Frame 1 (no input): blank canvas, image omitted
Frame 60 (the mouse pressed at the canvas centre just before this capture): blank canvas, image omitted
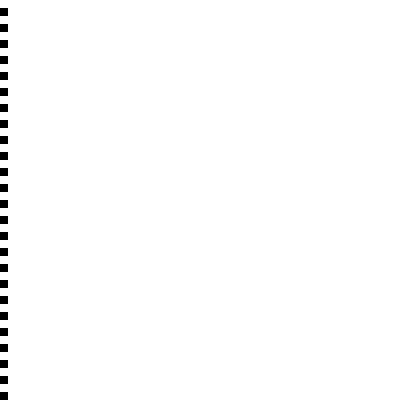
Frame 120 (the mouse held since frame 60 and released just before this capture)

The Processing sketch whose frames 1 and 60 were blank and that drew this single picture after the mouse press (run headless with seeded random() and noise(); from frame 60 on, the mouse is pressed at the canvas centre):

// Processing sketch: myconway3
// ── myconway3.pde
//I merge your kernel convolution G sketch into this Conway.
//when you click and hold on the lower righr corner, you will find a little red square on your mouse
//patterns composed by pixels will be genertate and it will swipe over the canvas diagonally
//move and hold the mouse around the area of the lower right, 
//you will get different effects.
//PS.I dont quite understand this. I mess it up a lot...

PImage c[] = new PImage[2]; // input image
color[] p = new color[9];
float x_amp = 1.0;
float y_amp = 1.0;

float[] gx_kernel = {
 -1, 0, 1, -1, 0, 1, -6, 4, 6
 };
 float[] gy_kernel = {
 1, 2, 1, 0, 0, 0, -1, -2, -1
 };
 
int w, h; // width and height
int i, j; // counter variables


int which = 0; // which image are we working on

// 9 pixels for the neighborhood (p4 is center):
//  p0  p1  p2
//  p3 *p4* p5
//  p6  p7  p8


void setup()
{
  size(400, 400); // make the screen square
  noSmooth(); // turn off image and shape interpolation

  // create two blank images to work with for the game
  c[0] = createImage(50, 50, RGB);
  c[1] = createImage(50, 50, RGB);
  w = c[0].width; // width
  h = c[0].height; // height

    // fill our first image with random stuff:
  //fillRandom();
}

void draw()
{

  c[which].loadPixels(); // load up the pixels array for input
  x_amp = map(mouseX/2, 0, width, -4., 4.);
  y_amp = map(mouseY/2, 0, height, -4., 4.);
  // step 1 - add pixels where mouse is
  if (mousePressed)
  {
    int mx = constrain(int(mouseX/8.0), 0, width-1);
    int my = constrain(int(mouseY/8.0), 0, height-1);
    c[which].pixels[my*w + mx] = color(25, 25, 200);
  }
  

  
  // step 2 - get the values for the "neighborhood" around each pixel
  for (i=0; i<h; i++) // these pixels are the rows
  {
    for (j=0; j<w; j++) // thise pixels are the columns
    {

      // top row
      p[0] = c[which].pixels[((i-1+h)%h)*w + (j-1+w)%w]; // left pixel
      p[1] = c[which].pixels[((i-1+h)%h)*w + j]; // center pixel
      p[2] = c[which].pixels[((i-1+h)%h)*w + (j+1+w)%w]; // left pixel

      // center row
      p[3] = c[which].pixels[i*w + (j-1+w)%w]; // left pixel
      p[4] = c[which].pixels[i*w + j]; // center pixel
      p[5] = c[which].pixels[i*w + (j+1+w)%w]; // left pixel

      // bottom row
      p[6] = c[which].pixels[((i+1+h)%h)*w + (j-1+w)%w]; // left pixel
      p[7] = c[which].pixels[((i+1+h)%h)*w + j]; // center pixel
      p[8] = c[which].pixels[((i+1+h)%h)*w + (j+1+w)%w]; // left pixel

      
      
       float gx, gy;
      
      // RED
      gx = 0; // store some stuff
      gy = 0; // store some stuff
      for (int k = 0; k<p.length; k++)
      {
        gx+=red(p[k])*gx_kernel[k]*x_amp*2; 
        gy+=red(p[k])*gy_kernel[k]*y_amp*2;
      }
      float red = sqrt(gx*gx + gy*gy);

      // GREEN
      gx = 0; // store some stuff
      gy = 0; // store some stuff
      for (int k = 0; k<p.length; k++)
      {
        gx+=green(p[k])*gx_kernel[k]*x_amp; 
        gy+=green(p[k])*gy_kernel[k]*y_amp;
      }
      float green = sqrt(gx*gx + gy*gy);

      // BLUE
      gx = 0; // store some stuff
      gy = 0; // store some stuff
      for (int k = 0; k<p.length; k++)
      {
        gx+=blue(p[k])*gx_kernel[k]*x_amp; 
        gy+=blue(p[k])*gy_kernel[k]*y_amp;
      }
      float blue = sqrt(gx*gx + gy*gy);

    c[1-which].pixels[i*w + j] = color(red, green, blue);
      
    }
  }

  c[1-which].updatePixels(); // restore the pixels array

  image(c[1-which], 0, 0, width, height); // draw to screen

  which = 1-which; // swap image buffer
}
